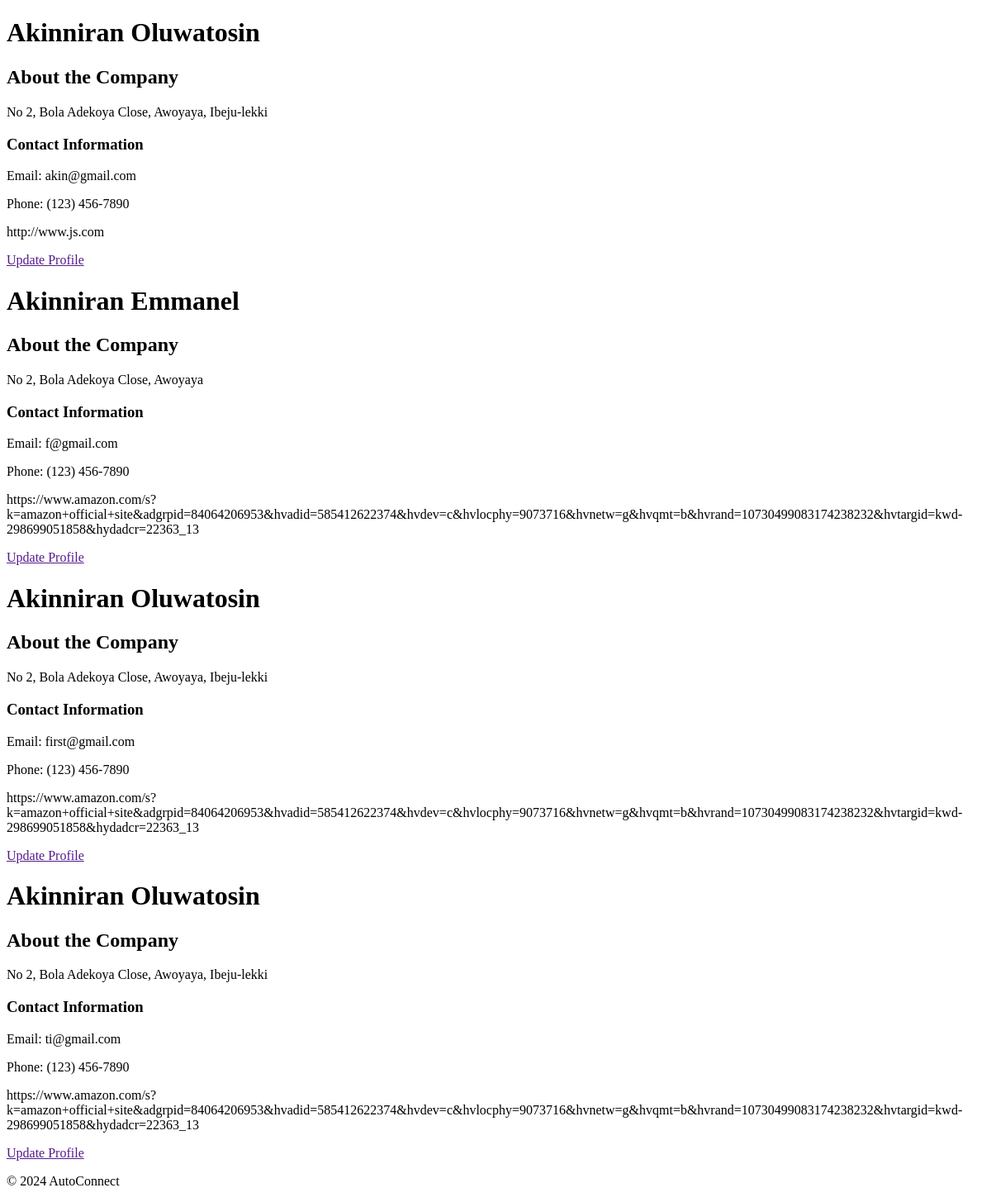
Page /company-profile/ on the earlier database version.
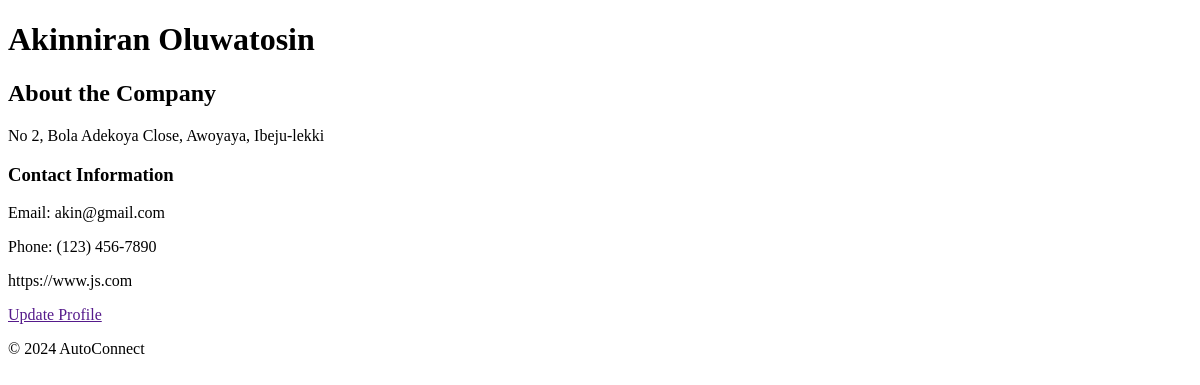
Same page on the later database version.
### base/models.py (models this page shows, shortened)
class Companies(models.Model):
    INDUSTRY_CHOICES = {
        ('automoobile', 'Automobile'),
        ('spare parts', 'Spare Parts'),
        ('services', 'Services'),
    }
    email = models.EmailField(unique=True)
    name = models.CharField(max_length=255)
    address = models.TextField()
    industry_type = models.CharField(max_length=255, choices=INDUSTRY_CHOICES)
    website = models.URLField(blank=True, null=True)
    updated_at = models.DateTimeField(auto_now=True)
    created_at = models.DateTimeField(auto_now_add=True)

### base/views.py (the view)
# urls.py: path('company-profile/', views.companyprofile, name="Company profile"),
def companyprofile(request):
    companies = Companies.objects.all()
    context = {'companies': companies}
    return render (request, 'Companyprofile.html', context)

### templates/Companyprofile.html (shortened to what this page needs)
{% extends 'base.html' %}
{% load static %}
{% block extra_css %}
    <link rel="stylesheet" href="{% static 'css/companyprofile.css' %}">
{% endblock %}
{% block content %}
{% for company in companies %}
    <header>
        <h1>{{company.name}}</h1>
    </header>
    <main>
        <section class="company-details">
            <h2>About the Company</h2>
            <p>{{company.address}}</p>
            <h3>Contact Information</h3>
            <p>Email: {{company.email}}</p>
            <p>Phone: (123) 456-7890</p>
            <p>{{company.website}}</p>
            <a href="">Update Profile</a>
        </section>
    </main>
{% endfor %}
<footer>
    <p>&copy; 2024 AutoConnect</p>
</footer>
{% endblock %}

### templates/base.html (shortened to what this page needs)
{% load static %}
<!DOCTYPE html>
<html lang="en">
<head>
    <link rel="stylesheet" href="{% static 'css/base.css' %}">
    {% block extra_css %}
    {% endblock %}
</head>
<body>
    {% block content %}
    {% endblock %}
</body>
</html>

Differences in the rows shown:
removed Companies: name "Akinniran Oluwatosin", address "No 2, Bola Adekoya Close, Awoyaya, Ibeju-lekki", email "akin@gmail.com", website "http://www.js.com"
removed Companies: name "Akinniran Emmanel", address "No 2, Bola Adekoya Close, Awoyaya", email "f@gmail.com", website "https://www.amazon.com/s?k=amazon+official+site&adgrpid=84064206953&hvadid=585412622374&hvdev=c&hvlocphy=9073716&hvnetw=g&hvqmt=b&hvrand=10730499083174238232&hvtargid=kwd-298699051858&hydadcr=22363_13"
removed Companies: name "Akinniran Oluwatosin", address "No 2, Bola Adekoya Close, Awoyaya, Ibeju-lekki", email "first@gmail.com", website "https://www.amazon.com/s?k=amazon+official+site&adgrpid=84064206953&hvadid=585412622374&hvdev=c&hvlocphy=9073716&hvnetw=g&hvqmt=b&hvrand=10730499083174238232&hvtargid=kwd-298699051858&hydadcr=22363_13"
removed Companies: name "Akinniran Oluwatosin", address "No 2, Bola Adekoya Close, Awoyaya, Ibeju-lekki", email "ti@gmail.com", website "https://www.amazon.com/s?k=amazon+official+site&adgrpid=84064206953&hvadid=585412622374&hvdev=c&hvlocphy=9073716&hvnetw=g&hvqmt=b&hvrand=10730499083174238232&hvtargid=kwd-298699051858&hydadcr=22363_13"
added Companies: name "Akinniran Oluwatosin", address "No 2, Bola Adekoya Close, Awoyaya, Ibeju-lekki", email "akin@gmail.com", website "https://www.js.com"
